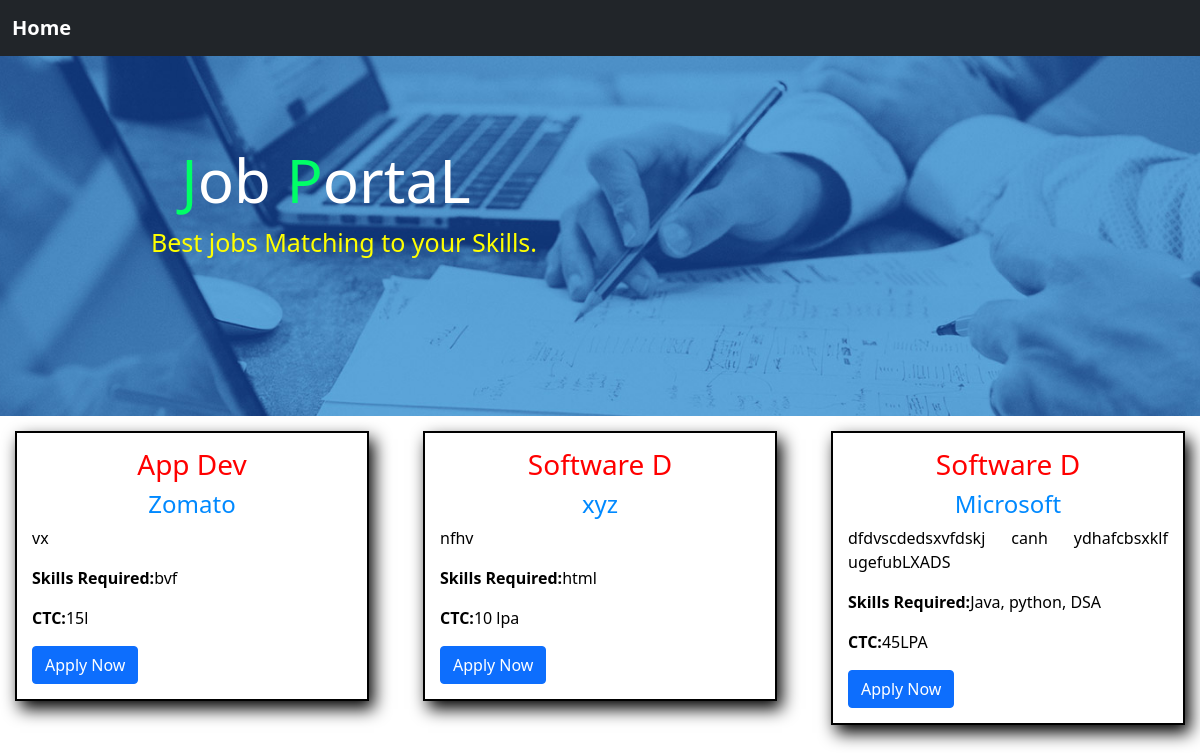
/career.php, run on the app's committed database.
### tables this page shows
CREATE TABLE `jobs` (
  `cname` varchar(15) NOT NULL,
  `position` varchar(10) NOT NULL,
  `jdes` varchar(100) NOT NULL,
  `skills` varchar(50) NOT NULL,
  `ctc` varchar(10) NOT NULL
);

### career.php (the view, shortened to what this page needs)
<?php
include 'config.php';
?>
<!DOCTYPE html>
<html lang="en">
<head>
    <link href="https://cdn.jsdelivr.net/npm/bootstrap@5.1.3/dist/css/bootstrap.min.css" rel="stylesheet">
</head>
<body>
    <div class="container">
        <nav class="navbar navbar-expand-lg navbar-dark bg-dark">
            <div class="container-fluid">
                <a class="navbar-brand" href="index.php" style="font-weight: bolder;">Home</a>
            </div>
        </nav>
    </div>
    <div class="carier">
        <h1><span style="opacity: 0;">Lorem</span><span style="color: #00ff66;">J</span>ob <span style="color: #00ff66;">P</span>ortaL</h1>
        <p><span style="opacity: 0;">Lorem lorem</span>Best jobs Matching to your Skills.</p>
    </div>
    <div class="row">
        <?php
        $sql = "SELECT `cname`, `position`, `jdes`, `ctc`, `skills` FROM `jobs`";
        $result = mysqli_query($conn, $sql);
        if ($result->num_rows > 0) {
            while ($rows = $result->fetch_assoc()) {
                echo '
                <div class="col-md-4">
                <div class="jobs">
                <h3 style="text-align: center;color: red;">' . $rows['position'] . '</h3>
                <h4 style="text-align: center;center;color: #0089ff;">' . $rows['cname'] . '</h4>
                <p style="color: black; text-align:justify;">' . $rows['jdes'] . '</p>
                <p style="color: black ;"><b>Skills Required:</b>' . $rows['skills'] . '</p>
                <p style="color: black ;"><b>CTC:</b>' . $rows['ctc'] . '</p>
                <button class="btn btn-primary" type="button" data-bs-toggle="modal" data-bs-target="#exampleModal" aria-expanded="false" aria-controls="collapseExample">
                Apply Now
            </button>
                </div>
                </div>';
            }
        }
        ?>
    </div>
</body>
</html>

### career.php (style rules this page uses)
.container { margin: 0px; }
.navbar { overflow: hidden; background-color: #333; position: fixed; top: 0; left: 0; width: 100%; z-index: 9; }
.jobs { border: 2px solid black; box-shadow: 5px 8px 16px black; padding: 15px; margin: 15px; }
.carier { background: url(carier.jpg) no-repeat center center/cover; position: relative; height: 26em; width: 100vw; }
.carier h1 { font-size: 60px; color: white; }
.carier p { font-size: 25px; color: yellow; }

### data on the page
jobs: position "App Dev", cname "Zomato", jdes "vx", skills "bvf", ctc "15l"
jobs: position "Software D", cname "xyz", jdes "nfhv", skills "html", ctc "10 lpa"
jobs: position "Software D", cname "Microsoft", jdes "dfdvscdedsxvfdskj canh ydhafcbsxklf ugefubLXADS", skills "Java, python, DSA", ctc "45LPA"
